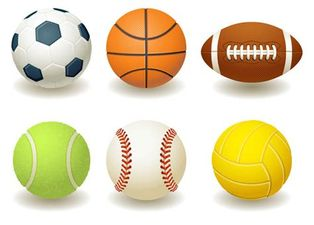
#> input picture datasets/image/ball.jpg, 314 x 225 px, found by its file name
$ python circle_detection_houghtransform.py
#> lines starting #> are read from the running program, lines starting #| are printed output that depends on the picture; after the words box and inside, x2 and y2 are one past the last pixel; in counts of white or black regions, pixels touching at a corner belong together
# -*- coding: utf-8 -*-
"""
Created on Wed Feb  9 01:02:28 2022

@author: Hp
"""

#Circle detection using opencv and HoughCircle

import numpy as np
import cv2

img = cv2.imread(r"C:\Users\Hp\Desktop\image\ball.jpg")
#> img is the input picture: shape (225, 314, 3); mean B, G, R 182.6, 216.4, 228.3
img2= img.copy()
gray = cv2.cvtColor(img, cv2.COLOR_BGR2GRAY)
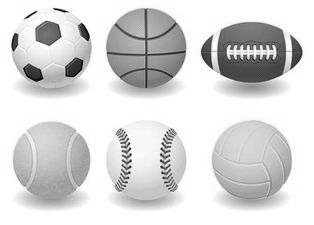
#> gray: shape (225, 314); min 1, max 255, mean 216.1
gray = cv2.medianBlur(gray, 5)
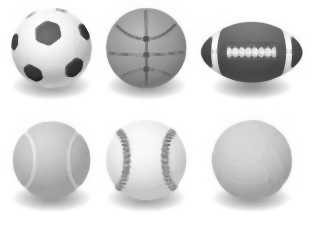
#> gray: shape (225, 314); min 31, max 255, mean 217.3
#parameters---(img,circle_method,dp,mindist,parm1,parm2[p1>p2],)
circles = cv2.HoughCircles(gray, cv2.HOUGH_GRADIENT, 1, 90,
                          param1=50, param2=30, minRadius=0,
                          maxRadius=0)
#> circles = [[251.5, 159.5, 39.9], [50.5, 159.5, 38.5], [146.5, 47.5, 39.9], [145.5, 159.5, 39.8], [50.5, 46.5, 40], [251.5, 13.5, 68.5]]
data = np.uint16(np.around(circles))
#> data = [[252, 160, 40], [50, 160, 38], [146, 48, 40], [146, 160, 40], [50, 46, 40], [252, 14, 68]]
for (x, y ,r) in data[0, :]:
    cv2.circle(img2, (x, y), r, (50, 10, 50), 3) #outer circle
    cv2.circle(img2, (x, y), 2, (0, 255, 100), -1) #center
#> this loop made 6 passes
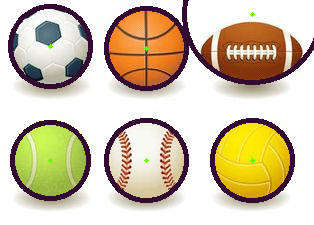
#> img2: shape (225, 314, 3); 10.29% of pixels changed, all inside (x1, y1, x2, y2) = (8, 0, 314, 203)
cv2.imshow('Result',img2)
cv2.waitKey(0)
cv2.destroyAllWindows()

$ run again, with datasets/image/aaa.jpg copied over datasets/image/ball.jpg
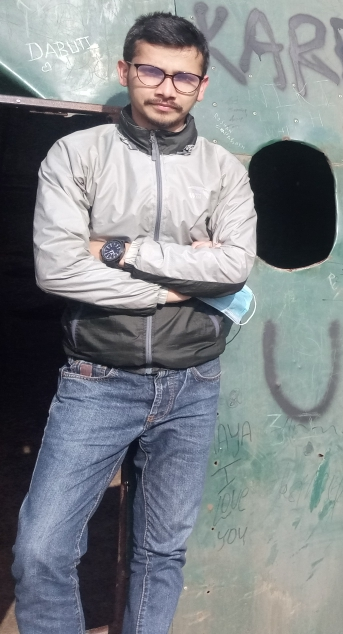
#> input picture datasets/image/aaa.jpg, 343 x 634 px, found by its file name
#> img is the input picture: shape (634, 343, 3); mean B, G, R 137.4, 133.3, 128.7
#> `gray = cv2.cvtColor(img, cv2.COLOR_BGR2GRAY)`:
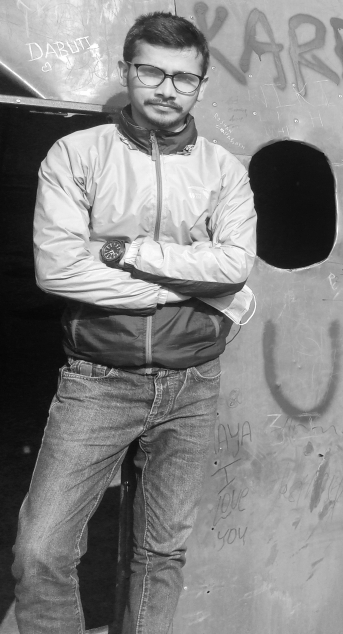
#> gray: shape (634, 343); min 5, max 255, mean 132.4
#> circles = 23 rows, first 8: [1.5, 257.5, 224.4], [317.5, 307.5, 247.1], [306.5, 211.5, 219], [4.5, 425.5, 196.3], [231.5, 357.5, 99.3], [331.5, 556.5, 254.8], [141.5, 159.5, 83.8], [158.5, 257.5, 77.6]
#> data = 23 rows, first 8: [2, 258, 224], [318, 308, 247], [306, 212, 219], [4, 426, 196], [232, 358, 99], [332, 556, 255], [142, 160, 84], [158, 258, 78]
#> the loop `for (x, y ,r) in data[0, :]:` made 23 passes
#> after the loop `for (x, y ,r) in data[0, :]:`:
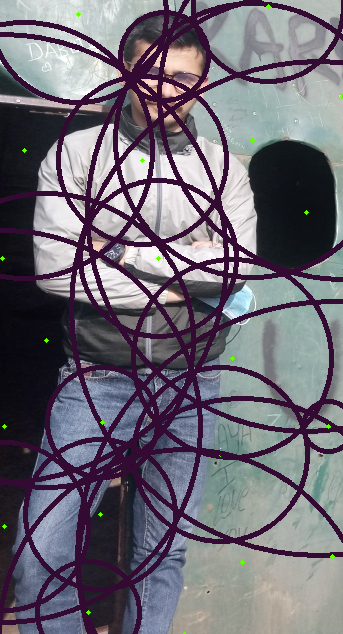
#> img2: shape (634, 343, 3); mean B, G, R 117.1, 106.4, 110.5
